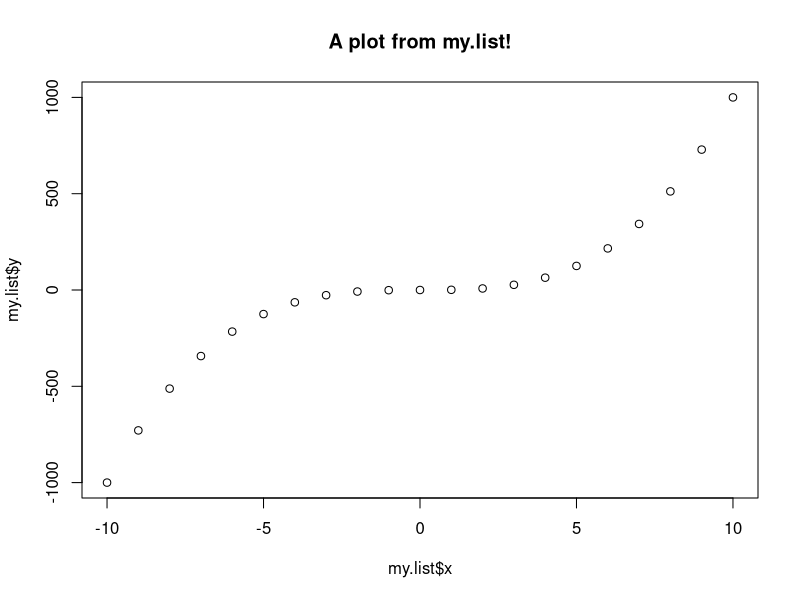

Write R code to recreate this figure. (Note: this script raises an error after producing the figure.)
## ---- chunk 1
my.plotter = function(x, y, my.list=NULL) {
  if (!is.null(my.list)) 
    plot(my.list, main="A plot from my.list!")
  else
    plot(x, y, main="A plot from x, y!")
}
## ---- chunk 2
my.plotter(my.list=list(x=-10:10, y=(-10:10)^3))
my.plotter() # Easy to understand error message
my.plotter(my.list=list(x=-10:10, Y=(-10:10)^3)) # Not as clear
## ---- chunk 3
# Function to create n x n matrix of 0s
create.matrix.simple = function(n){
  matrix(0, n, n)
}

# Not meaningful errors!
create.matrix.simple(4)
create.matrix.simple(4.1)
create.matrix.simple("asdf")
## ---- chunk 4
library(assertthat)

create.matrix = function(n){
  assert_that(length(n) == 1 && is.numeric(n) && 
                n > 0 && n %% 1 == 0, 
              msg="n is not a positive integer")
  matrix(0, n, n)
}

# Errors are now meaningful
create.matrix(4)
create.matrix(4.1)
create.matrix("asdf")
## ---- chunk 5
# Function that performs linear regression
run.lm.simple = function(dat){
  res = lm(X1 ~ ., data = dat)
  coef(res)
}

mat = matrix(rnorm(20), 10, 2)
colnames(mat) = paste0("X", 1:2)
dat = as.data.frame(mat)

# Not meaningful errors
run.lm.simple(dat)
run.lm.simple(mat)
## ---- chunk 6
# Meaningful errors
run.lm = function(dat){
  assert_that(is.data.frame(dat), 
              msg="dat must be a data frame")
  res = lm(X1 ~ ., data = dat)
  coef(res)
}

run.lm(dat)
run.lm(mat)
